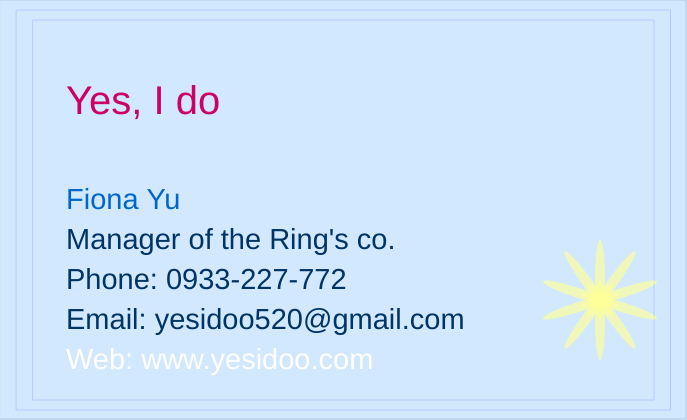
Frame 1 (no input)
Frame 60 (no input): identical to frame 1, image omitted
Frame 120 (the mouse pressed at the canvas centre since frame 60): identical to frame 1, image omitted

The p5.js sketch that drew this single still picture (run headless with seeded random() and noise() and a simulated clock; from frame 60 on, the mouse is pressed at the canvas centre):

// p5.js sketch
// ── sketch.js
// Print dimensions - good to keep ratios as variables throughout!
var cardH = 400;
var cardW = Math.round(cardH*1.636); // maintains aspect ratio throughout

// additional bleed and padding %
// use native JavaScript object Math to round - can't have decimals for pixels
var bleedPadW = Math.round(cardW*0.05);
var bleedPadH = Math.round(cardH*0.05);

// dimensions for bleed area
var bleedXmin = 0;
var bleedXmax = cardW + bleedPadW;
var bleedYmin = 0;
var bleedYmax = cardH + bleedPadH;

// dims for centered card area
var cardXmin = 0 + bleedPadW * 0.5;
var cardXmax = cardW;
var cardYmin = 0 + (bleedPadH * 0.5);
var cardYmax = cardH;

// dims for centered padding area
var padXmin = 0 + bleedPadW;
var padXmax = cardW - bleedPadW;
var padYmin = 0 + bleedPadH;
var padYmax = cardH - bleedPadH;


function setup() {
	createCanvas(cardW+bleedPadW, cardH+bleedPadH); // width and height of my canvas
	stroke("black");
	rect(bleedXmin, bleedYmin, bleedXmax-1, bleedYmax-1); // minus one to make it visible inside canvas
	stroke("blue");
	rect(cardXmin, cardYmin, cardXmax, cardYmax); // centered
	stroke("blue");
	rect(padXmin, padYmin, padXmax, padYmax); // centered
	background(204, 229, 255, 225);
	noStroke();

	// careful! see textSize is used by p5.js library, so don't name it as a var
	var fontSizeA = Math.round(cardH/10);
	fill(204,0,102);
	textSize(fontSizeA);
	text("Yes, I do", padXmin+bleedPadW, padYmax*0.3)
	var fontSizeNorm = Math.round(cardH/14); // maintain aspect ratio with text too
	fill(0,102,204);
	textSize(fontSizeNorm);
	text("Fiona Yu", padXmin+bleedPadW, padYmax*0.55);
	fill(0, 51, 102); // note color values - try to improve with cymk-style colors
	text("Manager of the Ring's co.", padXmin+bleedPadW, (padYmax*0.55)+fontSizeA);
	fill(0, 51, 102); // note 4th value is alpha (transparency)
	text("Phone: 0933-227-772", padXmin+bleedPadW, (padYmax*0.55)+(fontSizeA*2));
	fill(0, 51, 102);
	text("Email: yesidoo520@gmail.com", padXmin+bleedPadW, (padYmax*0.55)+(fontSizeA*3));
	fill(255);
	text("Web: www.yesidoo.com", padXmin+bleedPadW, (padYmax*0.55)+(fontSizeA*4));


	


  // Set colors
  fill(255, 255, 153, 170);
  stroke(127, 63, 120);

  

  // A design for a simple flower
  translate(600, 300);
  noStroke();
  for (var i = 0; i < 10; i ++) {
    ellipse(0, 20, 10, 80);
    rotate(PI/5);
  }
}

function draw() {


}
